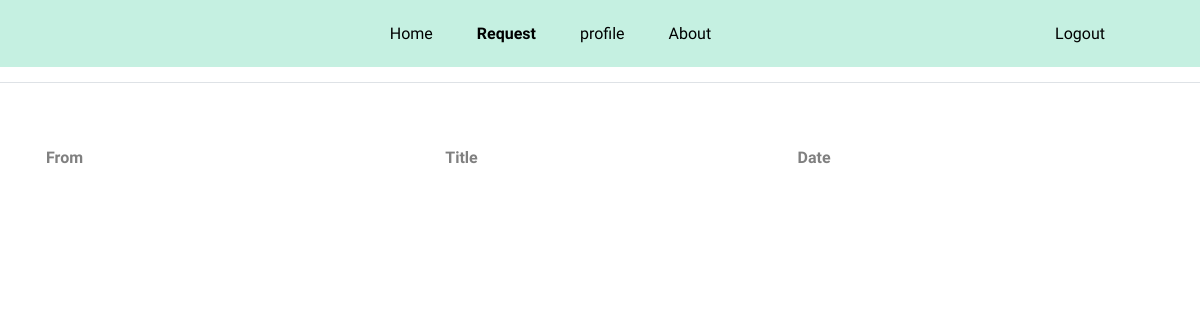
The app's page /request, older data.
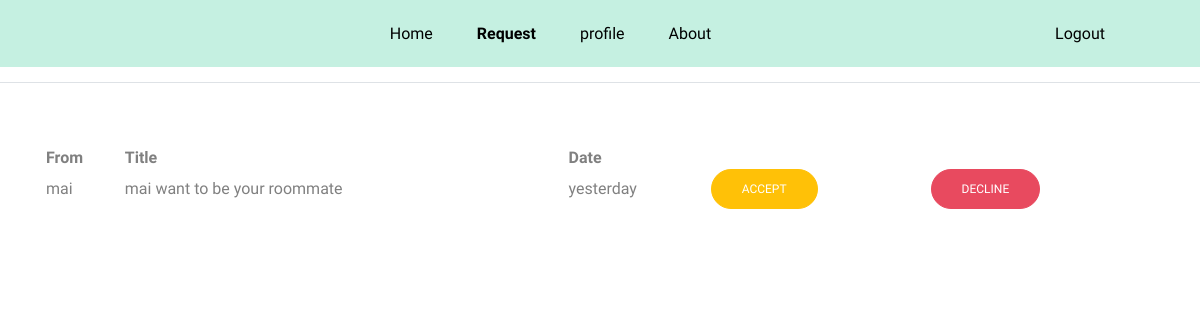
The same page, newer data.
### matefinder/models.py (models this page shows, shortened)
class RequestInformation(models.Model):
    username = models.CharField(max_length=255)
    name_req = models.CharField(max_length=255)
    status = models.CharField(max_length=255)
    count = models.IntegerField()
    date = models.DateTimeField(auto_now_add=True)

### matefinder/views.py (the view)
# urls.py: path('request', views.request, name='request'),
def request(request):
    obj = RequestInformation.objects.all()
    return render(request, 'request.html', {'obj': obj})

### templates/request.html (shortened to what this page needs)
{% block body %}
{% load static %}
<link rel="stylesheet" type="text/css" href="{% static '/css/styleabout.css' %}" />
<html lang="en">
  <head>
    <link rel="stylesheet" href="../static/css/bootstrap.min.css"  rel="stylesheet" />
    <link rel="stylesheet" href="../static/css/styleabout.css" rel="stylesheet"  />
  </head>
  <body data-spy="scroll" data-target=".site-navbar-target" data-offset="300">
      <header class="site-navbar light js-sticky-header site-navbar-target" role="banner">
        <div class="container"  style="background-color:#c5f0e1; max-width: 140%;" >
          <div class="col-sm-12">
            <div class="col-sm-12">
              <nav class="site-navigation position-relative text-right" role="navigation"  style="margin-right: 30px;">
                <ul class="site-menu main-menu js-clone-nav mr-auto d-none d-lg-block">
                  <li><a href="homepage" class="nav-link">Home</a></li>
                  <li class="has-children">
                  <li class="active"><a href="request" class="nav-link">Request</a></li>
                  <li><a href="{{request.user.username}}" class="nav-link">profile</a></li>
                  <li><a href="about" class="nav-link">About</a></li>
                  <li style="margin-left: 300px;"><a href="{% url 'login' %}" class="nav-link">Logout</a></li>
                </ul>
              </nav>
            </div>
          </div>
        </div>
      </header>
      <br><br><br>
      <div class="row text-center">
        <div class="col-md-12">
          <div class="border-top pt-5">
            <p class="copyright"><small>
              <div class="container">
                <table style="width:100%">
                  <tr>
                    <th>From</th>
                    <th>Title</th>
                    <th>Date</th>
                  </tr>
                  {% for o in obj %}
                  {% if o.username == user.username %}
                  <tr>
                    <td>{{o.name_req}}</td>
                    <td>{{o.name_req}} want to be your roommate</td>
                    <td>yesterday</td>
                    <td><button class="btn btn-warning"><a href="{% url 'acceptReq' o.id %}" style="color:white">Accept</a></button></td>
                    <td><button type="button" class="btn btn-danger"><a href="{% url 'decline' o.id %}" style="color:white">Decline</button></td>
                  </tr>
                  {% endif %}
                  {% endfor %}
                </table>
              </div>
            </div>
          </div>
        </div>
  </body>
  </html>
</html>
{% endblock %}

Row changes from the older to the newer data that the page shows:
added RequestInformation: name_req "mai"
